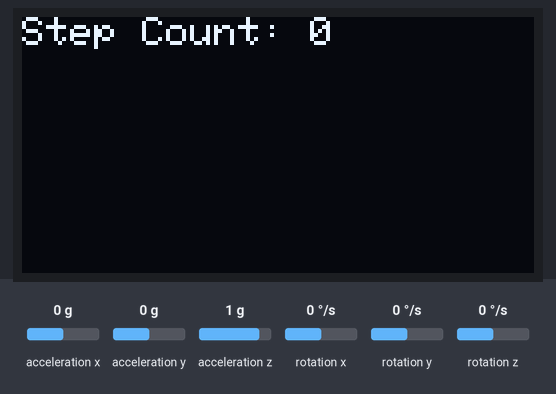
Recording of a sketch running on a simulated ESP32. Parts: 128×64 one-colour display. Inputs (shaded band) come from the test bench; at power-on: acceleration x 0 g, acceleration y 0 g, acceleration z 1 g, rotation x 0 °/s, rotation y 0 °/s, rotation z 0 °/s. The display library's start-up logo is not drawn; what the sketch prints to the serial monitor is not drawn.

Above: at 3.2 s.
3.3 s: acceleration x set to -1.4 g
At 3.7 s:
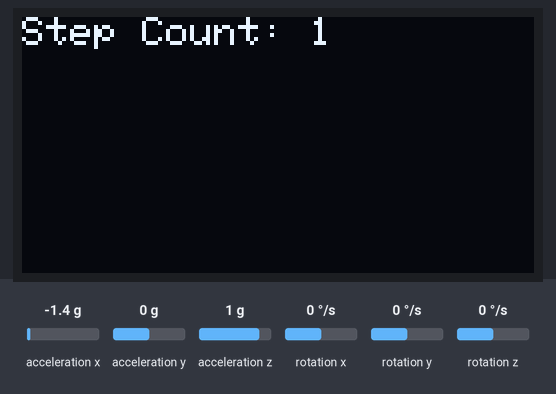
Timing chart, 0 to 6.3 s (numbered marks = the images above; inputs shaded):
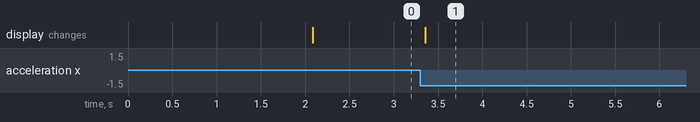

Measured:
- after the input at 3.3 s, the display: changes after 0.06 s (image 1)

The sketch:

sketch.ino
```cpp
#include <Wire.h>
#include <Adafruit_SSD1306.h>
#include <Adafruit_GFX.h>
#include <MPU6050.h>

// OLED display dimensions
#define SCREEN_WIDTH 128
#define SCREEN_HEIGHT 64

// Declaration for SSD1306 display connected using I2C (SDA, SCL)
Adafruit_SSD1306 display(SCREEN_WIDTH, SCREEN_HEIGHT, &Wire, -1);

// MPU6050 sensor
MPU6050 mpu;
int stepCounter = 0;
bool isStep = false;

void setup() {
  // Start the serial communication
  Serial.begin(115200);

  // Initialize the MPU6050 sensor
  Wire.begin();
  mpu.initialize();

  // Check if the MPU6050 is connected
  if (mpu.testConnection()) {
    Serial.println("MPU6050 connected successfully!");
  } else {
    Serial.println("MPU6050 connection failed!");
  }

  // Initialize the OLED display
  if (!display.begin(SSD1306_I2C_ADDRESS, 0x3C)) {
    Serial.println(F("SSD1306 allocation failed"));
    for(;;);
  }
  display.display();
  delay(2000);
  display.clearDisplay();

  display.setTextSize(1);
  display.setTextColor(SSD1306_WHITE);
}

void loop() {
  // Variables to hold accelerometer data
  int16_t ax, ay, az;

  // Read the accelerometer data
  mpu.getAcceleration(&ax, &ay, &az);

  // Simple step detection logic (you may need to adjust thresholds)
  if (abs(ax) > 15000 && !isStep) {
    stepCounter++;
    isStep = true;
  } else if (abs(ax) < 15000) {
    isStep = false;
  }

  // Display step count on the OLED
  display.clearDisplay();
  display.setCursor(0, 0);
  display.print("Step Count: ");
  display.print(stepCounter);
  display.display();

  // Small delay to avoid rapid changes
  delay(100);
}
```
